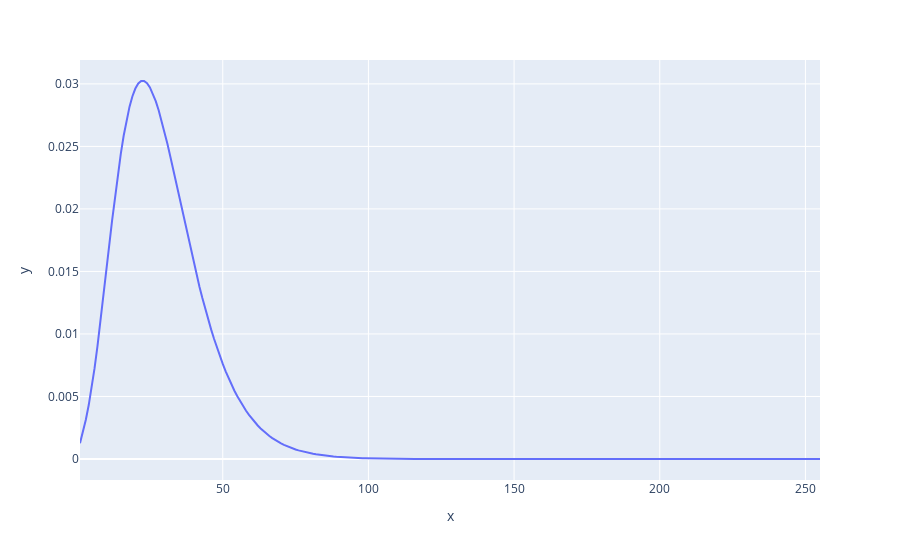

Notebook cell for this chart:
### Code cell
px.line(x = range(1, 256, 1), y = age_prior_pdf_vals)

### Figure 1 — Plotly figure (JSON) as saved in the notebook; plotly's stock layout.template omitted (floating-point values rounded to 4 significant figures; data arrays with more than 128 entries replaced by an {"elided": "..."} marker saying what was removed)
{"data": [{"hovertemplate": "x=%{x}<br>y=%{y}<extra></extra>", "legendgroup": "", "line": {"color": "#636efa", "dash": "solid"}, "marker": {"symbol": "circle"}, "mode": "lines", "name": "", "orientation": "v", "showlegend": false, "type": "scatter", "x": {"elided": "255 int values"}, "xaxis": "x", "y": {"elided": "255 float values"}, "yaxis": "y"}], "layout": {"legend": {"tracegroupgap": 0}, "margin": {"t": 60}, "xaxis": {"anchor": "y", "domain": [0, 1], "title": {"text": "x"}}, "yaxis": {"anchor": "x", "domain": [0, 1], "title": {"text": "y"}}}}
